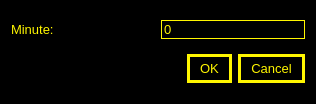
<?xml version="1.0" encoding="UTF-8"?>
<ui version="4.0">
 <class>DelayDialog</class>
 <widget class="QDialog" name="DelayDialog">
  <property name="geometry">
   <rect>
    <x>0</x>
    <y>0</y>
    <width>316</width>
    <height>104</height>
   </rect>
  </property>
  <property name="windowTitle">
   <string>Dialog</string>
  </property>
  <property name="styleSheet">
   <string notr="true">* {
	font-size: 10pt;
}

QDialog {
	
	background-color: rgb(0, 0, 0);
}

QLabel {
	color: rgb(255, 246, 0);
}

QLineEdit, QSpinBox {
	color: rgb(255, 246, 0);
	
	background-color: rgb(0, 0, 0);
	border: 1px solid #fff600;
}

QPushButton {
	background-color: rgb(0, 0, 0);
	color: rgb(255, 246, 0);
	border: 3px solid #fff600;
	padding: 4px 10px;
}

QPushButton:hover {
	background-color: #fff600;
	color: black;
}</string>
  </property>
  <layout class="QVBoxLayout" name="verticalLayout">
   <item>
    <layout class="QHBoxLayout" name="horizontalLayout_3">
     <item>
      <layout class="QHBoxLayout" name="horizontalLayout_2">
       <item>
        <widget class="QLabel" name="lblMinute">
         <property name="text">
          <string>Minute:</string>
         </property>
        </widget>
       </item>
       <item>
        <widget class="QSpinBox" name="spnMinute">
         <property name="maximum">
          <number>59</number>
         </property>
        </widget>
       </item>
      </layout>
     </item>
    </layout>
   </item>
   <item>
    <widget class="QDialogButtonBox" name="buttonBox">
     <property name="orientation">
      <enum>Qt::Horizontal</enum>
     </property>
     <property name="standardButtons">
      <set>QDialogButtonBox::Cancel|QDialogButtonBox::Ok</set>
     </property>
    </widget>
   </item>
  </layout>
 </widget>
 <resources/>
 <connections>
  <connection>
   <sender>buttonBox</sender>
   <signal>accepted()</signal>
   <receiver>DelayDialog</receiver>
   <slot>accept()</slot>
   <hints>
    <hint type="sourcelabel">
     <x>248</x>
     <y>254</y>
    </hint>
    <hint type="destinationlabel">
     <x>157</x>
     <y>274</y>
    </hint>
   </hints>
  </connection>
  <connection>
   <sender>buttonBox</sender>
   <signal>rejected()</signal>
   <receiver>DelayDialog</receiver>
   <slot>reject()</slot>
   <hints>
    <hint type="sourcelabel">
     <x>316</x>
     <y>260</y>
    </hint>
    <hint type="destinationlabel">
     <x>286</x>
     <y>274</y>
    </hint>
   </hints>
  </connection>
 </connections>
</ui>
